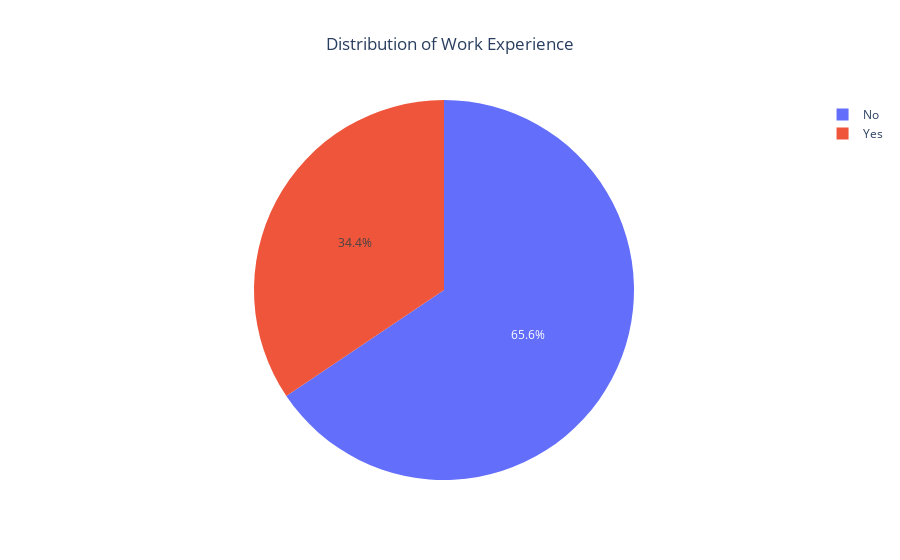

The code cell stored with this chart in its notebook:
### Code cell
fig = px.pie(df,names='workex', title='Distribution of Work Experience')
fig.update_layout(title_x=0.5)
fig.show()

### Figure 1 — Plotly figure (JSON) as saved in the notebook; plotly's stock layout.template omitted (floating-point values rounded to 4 significant figures; data arrays with more than 128 entries replaced by an {"elided": "..."} marker saying what was removed)
{"data": [{"domain": {"x": [0, 1], "y": [0, 1]}, "hovertemplate": "workex=%{label}<extra></extra>", "labels": {"elided": "215 str values"}, "legendgroup": "", "name": "", "showlegend": true, "type": "pie"}], "layout": {"legend": {"tracegroupgap": 0}, "title": {"text": "Distribution of Work Experience", "x": 0.5}}}
